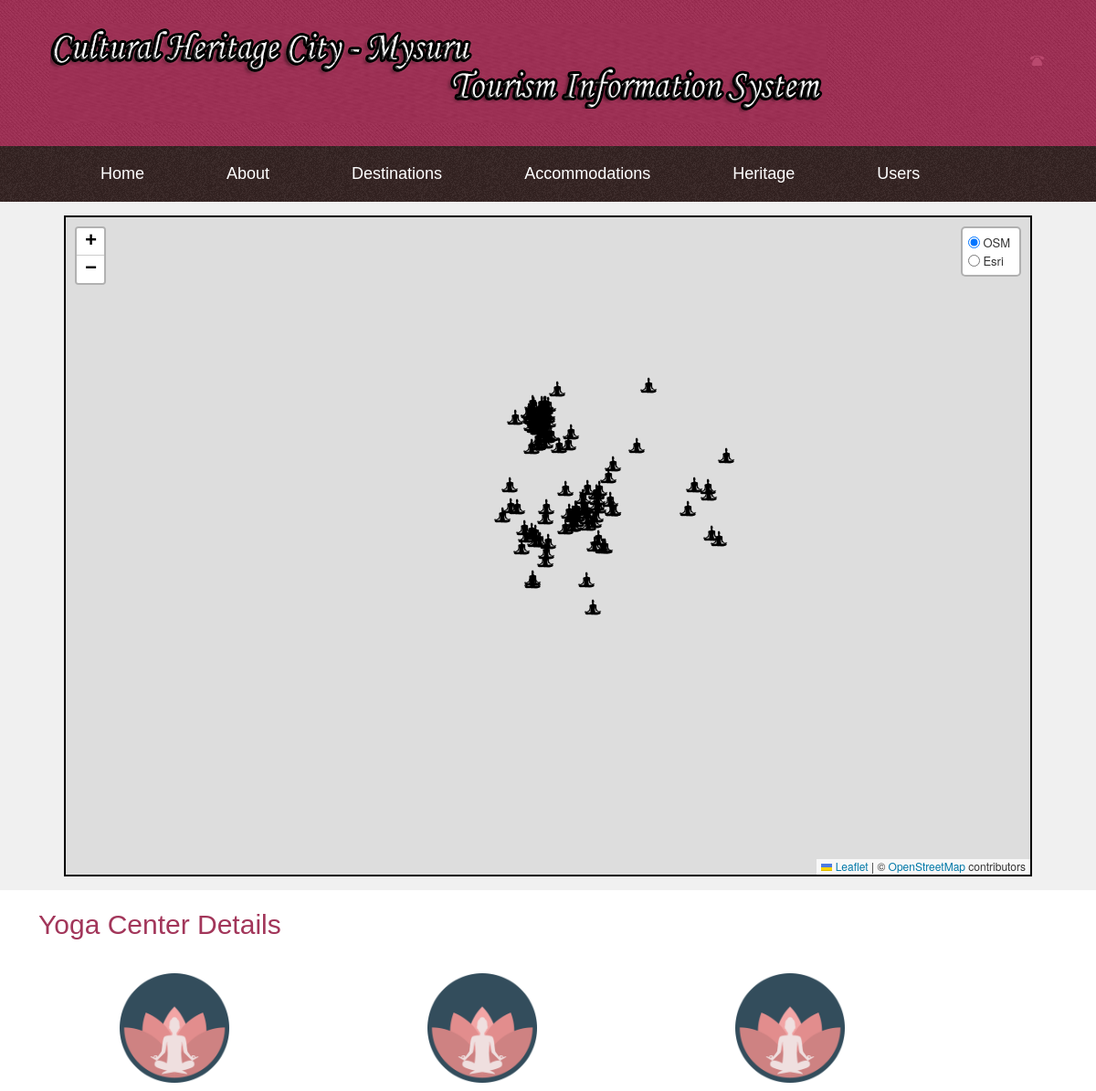
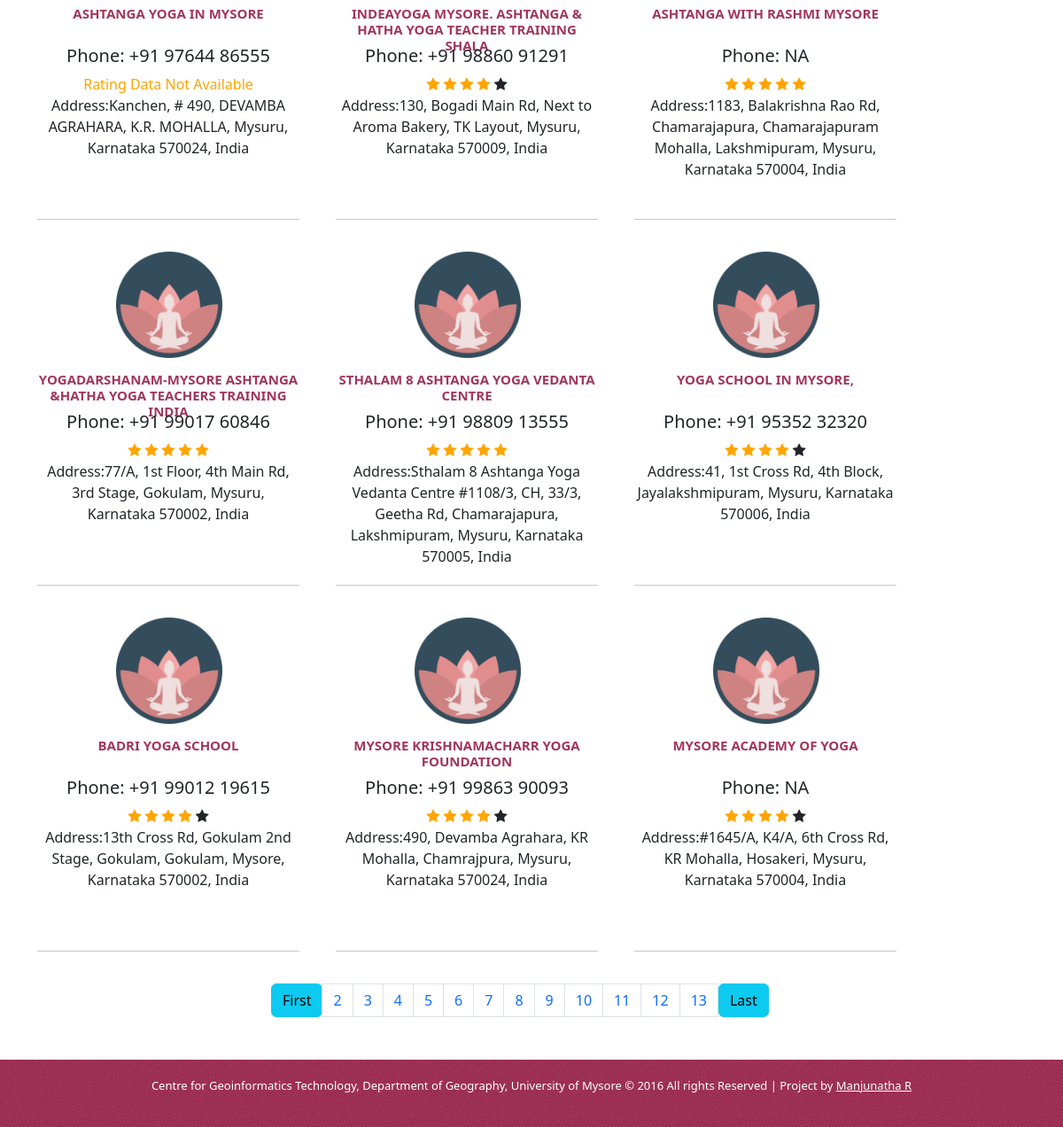
The app's page /YogaCenters.php?page=2 with its own data (2 pictures, top to bottom).
### tables this page shows
CREATE TABLE `yogacenter` (
  `ID` int(10) NOT NULL,
  `Name` varchar(250) NOT NULL,
  `Address` text NOT NULL,
  `Type` varchar(50) NOT NULL,
  `Lat` float NOT NULL,
  `Lon` float NOT NULL,
  `Phone` varchar(15) NOT NULL,
  `PinCode` varchar(10) NOT NULL,
  `Rating` varchar(10) NOT NULL
);

### YogaCenters.php (the view, shortened to what this page needs)
<!DOCTYPE HTML>
<html>
<head>
<link rel="stylesheet" href="css/style.css" type="text/css" media="all" />
<link href="css/slider.css" rel="stylesheet" type="text/css" media="all"/>
<link href="css/bootstrap.min.cs" rel="stylesheet" type="text/css" media="all"/>
<link href="css/bootstrap.css" rel="stylesheet" type="text/css" media="all"/>
<link href="css/font-awesome.cs" rel="stylesheet" type="text/css" media="all"/>
<link href="css/font-awesome.min.css" rel="stylesheet" type="text/css" media="all"/>
<link rel="stylesheet" href="https://unpkg.com/leaflet@1.9.2/dist/leaflet.css" />
</head>
<body>
<div class="header">
<div class="wrap">
<div class="logo"><a href="index.html"><img src="images/logo.png" alt="" /></a></div>
 <div class="con-right">
			<div class="grid1-l-img">
				<img src="images/contact.png" alt="">
			</div>
</div>
     </div>
</div>
<div class="header-bottom">
    	<div class="wrap">
    		<ul id="nav">
                <li><a href="index.php">Home</a></li>
                <li><a class="hsubs" href="#">About</a>
				</li>
				<li><a class="hsubs" href="#">Destinations</a>
				</li>
				<li><a class="hsubs" href="#">Accommodations</a>
				</li>
                <li><a class="hsubs" href="#">Heritage</a>
				</li>
				<li><a class="hsubs" href="#">Users</a>
				</li>
        </ul>
       </div>
</div>
<div class="header-banner">
<div class="wrap" style="padding:15px">
	<div class="banner" style="border:black 2px solid;">
        <div id="map"></div>
</div>
</div>
	       </div>
     <div class="content">
        <div class="container">
            <div class="row">
                <div class="con-top">
                    <h3>Yoga Center Details</h3>
                </div>
                <div class="col-lg-12" >
                <?php
                    include('databaseconnection.php');
                    $num_rec_per_page=9;
                    if (isset($_GET["page"]))
                    {
                    $page  = $_GET["page"];
                    }
                    else
                    {
                    $page=1;
                    };
                    $start_from = ($page-1) * $num_rec_per_page;
                    $sql1 = "SELECT * FROM yogacenter ";
                    $rs_result1 = $conn->query($sql1);
                    $total_records = $rs_result1->num_rows;
                    $total_pages = ceil($total_records / $num_rec_per_page);
                    $yogaData = "SELECT * FROM yogacenter ORDER BY ID DESC LIMIT $start_from, $num_rec_per_page";
                    $Res = $conn->query($yogaData);
                    if($Res->num_rows > 0)
                    {
                        while($Rows = $Res->fetch_assoc())
                        {
                            ?>
                        <div class="left">
                                    <img src="images/images/YogaBG.png" height="120" style="margin-left:30%" alt=""/>
                                <div class="left-text">
                                <h4 style="height:30px;"><?php echo $Rows['Name']; ?></h4>
                                <span > <h5>Phone: <?php
                                            echo $Rows['Phone'];
                                        ?></h5>
                                </span>
								<span> <?php
                                            $Rating = $Rows['Rating'];
                                            if($Rating == 'NA')
                                            {
                                            echo "<span class='' style='color:orange;'> Rating Data Not Available </span></br>";
                                            }
                                            else{
                                                for($k=1; $k<=5; $k++)
                                                {
                                                    if($k<= $Rating)
                                                    {
                                                    echo' <span class="fa fa-star checked"></span>';
                                                    }
                                                    else
                                                    {
                                                    echo' <span class="fa fa-star"></span>';
                                                    }
                                                }
                                            }
                                        ?>
                                </span>
                                <div style="height:100px;">Address:<?php echo  $Rows['Address']; ?></div></br>
                                <hr>
                            </div>
                        </div>
                            <?php
                        }
                    }
                    ?>
                </div>
                </div>
                </div>
                <div class="row">
                <div class="col-md-6 offset-md-3">
                    <nav aria-label="">
                    <ul class="pagination">
                        <li class="page-item">
                        <a class="btn btn-info" href="?page=1">First</a>
                        </li>
                        <?php
                        for($i=2;$i<=$total_pages-1;$i++)
                        {
                        echo' <li class="page-item"><a class="page-link" href="?page='.$i.'">'.$i.'</a></li>';
                        }
                        ?>
                        <a class="btn btn-info" href="?page=<?php echo $total_pages; ?>">Last</a>
                    </ul>
                    </nav>
                    </div>
                    </div>
         </div>
<div class="footer-bottom">
<div class="wrap">
	<div class="copy">
		<p> Centre for Geoinformatics Technology, Department of Geography, University of Mysore &copy; 2016 All rights Reserved | Project by <a href="mailto:tourisminformationsystemmys@gmail.com">Manjunatha R</a></p>
	</div>
 </div>
</div>    <script src="data/yogaData.js"> </script>
</body>
</html>

### css/style.css (style rules this page uses)
html,body,div,span,applet,object,iframe,h1,h2,h3,h4,h5,h6,p,blockquote,pre,a,abbr,acronym,address,big,cite,code,del,dfn,em,img,ins,kbd,q,s,samp,small,strike,strong,sub,sup,tt,var,b,u,i,dl,dt,dd,ol,nav ul,nav li,fieldset,form,label,legend,table,caption,tbody,tfoot,thead,tr,th,td,article,aside,canvas,details,embed,figure,figcaption,footer,header,hgroup,menu,nav,output,ruby,section,summary,time,mark,audio,video { margin:0;padding:0;border:0;font-size:100%;font:inherit;vertical-align:baseline; }
article, aside, details, figcaption, figure,footer, header, hgroup, menu, nav, section { display: block; }
ol,ul { list-style:none;margin:0;padding:0; }
a { text-decoration:none; }
img { max-width:100%; }
body { font-family:Arial, Helvetica, sans-serif; }
.header { background:url(../images/head_bg.jpg); }
.header-bottom { background:url(../images/head_bot.gif); }
.wrap { width:1090px; margin:0 auto; }
.logo { margin: 25px 0; float:left; }
.con-right { float: right; margin-top: 40px; }
.grid1-l-img { float: left; margin-top: 13px; }
#nav,#nav ul { list-style: none outside none; margin: 0; padding: 0; }
#nav { border-radius: 5px 5px 5px 5px; z-index: 9999; display: table; padding: 10px; position: relative; font-family:"Century Gothic", Helvetica, sans-serif; }
#nav li { float: left; position: relative; }
#nav li a { color: #FFFFFF; display: block; font-size: 18px; padding: 7px 45px; text-decoration: none; }
.header-banner { background: #f0f0f0; }
.content { background: #fff; }
.con-top { padding: 20px 0; }
.con-top h3 { font-size:30px; color:#a2365a; font-family: "Century Gothic", Helvetica, sans-serif; margin-bottom: 15px; }
.left { width:296px; float:left; margin: 0 41px 20px 0; }
.left-text { text-align: center; }
.left-text h4 { color: #a2365a; font-size:15px; margin: 15px 0; font-weight: bold; }
.footer-bottom { background: url(../images/head_bg.jpg); padding: 20px; }
.copy { text-align: center; }
.copy p { font-size:13px; color:#fff; }
.copy a { color:#fff; }

### css/slider.css (style rules this page uses)
* { margin:0; padding:0; }

### YogaCenters.php (style rules this page uses)
#map { height:90vh; }
.checked { color: orange; }

### records on screen
yogacenter: Name "ASHTANGA YOGA IN MYSORE", Phone "+91 97644 86555", Rating "Rating Data Not Available", Address "Kanchen, # 490, DEVAMBA AGRAHARA, K.R. MOHALLA, Mysuru, Karnataka 570024, India"
yogacenter: Name "INDEAYOGA MYSORE. ASHTANGA & HATHA YOGA TEACHER TRAINING SHALA", Phone "+91 98860 91291", Address "130, Bogadi Main Rd, Next to Aroma Bakery, TK Layout, Mysuru, Karnataka 570009, India"
yogacenter: Name "ASHTANGA WITH RASHMI MYSORE", Phone "NA", Rating "5" (drawn), Address "1183, Balakrishna Rao Rd, Chamarajapura, Chamarajapuram Mohalla, Lakshmipuram, Mysuru, Karnataka 570004, India"
yogacenter: Name "YOGADARSHANAM-MYSORE ASHTANGA &HATHA YOGA TEACHERS TRAINING INDIA", Phone "+91 99017 60846", Rating "5" (drawn), Address "77/A, 1st Floor, 4th Main Rd, 3rd Stage, Gokulam, Mysuru, Karnataka 570002, India"
yogacenter: Name "STHALAM 8 ASHTANGA YOGA VEDANTA CENTRE", Phone "+91 98809 13555", Rating "5" (drawn), Address "Sthalam 8 Ashtanga Yoga Vedanta Centre #1108/3, CH, 33/3, Geetha Rd, Chamarajapura, Lakshmipuram, Mysuru, Karnataka 570005, India"
yogacenter: Name "YOGA SCHOOL IN MYSORE,", Phone "+91 95352 32320", Address "41, 1st Cross Rd, 4th Block, Jayalakshmipuram, Mysuru, Karnataka 570006, India"
yogacenter: Name "BADRI YOGA SCHOOL", Phone "+91 99012 19615", Address "13th Cross Rd, Gokulam 2nd Stage, Gokulam, Gokulam, Mysore, Karnataka 570002, India"
yogacenter: Name "MYSORE KRISHNAMACHARR YOGA FOUNDATION", Phone "+91 99863 90093", Address "490, Devamba Agrahara, KR Mohalla, Chamrajpura, Mysuru, Karnataka 570024, India"
yogacenter: Name "MYSORE ACADEMY OF YOGA", Phone "NA", Address "#1645/A, K4/A, 6th Cross Rd, KR Mohalla, Hosakeri, Mysuru, Karnataka 570004, India"
